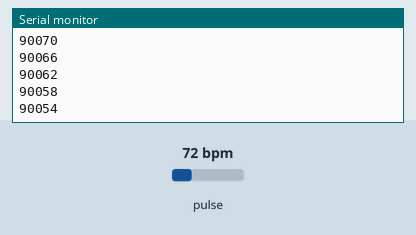
Simulated run of this sketch. Board: Arduino Uno, built with avr-gcc and run on an emulated ATmega328P. Shown: the last lines printed to the serial monitor. The inputs (shaded band) are chosen by the test bench; at power-on: pulse 72 bpm.

Above: at 1.2 s.
1.3 s: pulse set to 42 bpm
At 2.4 s:
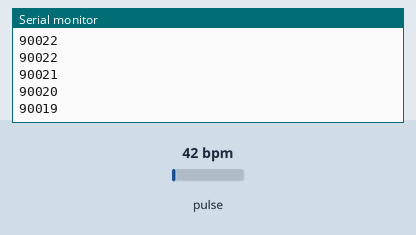
2.8 s: pulse set to 70 bpm
At 3.5 s:
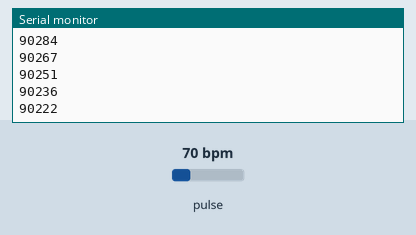
Timing chart, 0 to 5.8 s (numbered marks = the images above; inputs shaded):
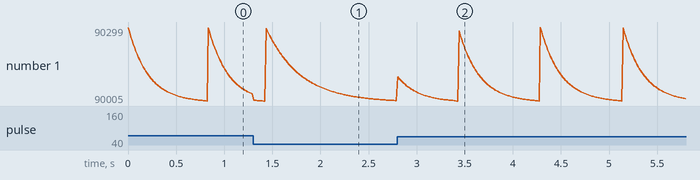

The sketch:

MAX3010x.ino
```cpp
#include <Wire.h>
#include "MAX30105.h"

MAX30105 particleSensor;

#define debug Serial //Uncomment this line if you're using an Uno or ESP
//#define debug SerialUSB //Uncomment this line if you're using a SAMD21

void setup()
{
  debug.begin(115200);
  debug.println("MAX30105 Basic Readings Example");

  // Initialize sensor
  if (particleSensor.begin() == false)
  {
    debug.println("MAX30105 was not found. Please check wiring/power. ");
    while (1);
  }

  particleSensor.setup(); //Configure sensor. Use 6.4mA for LED drive
}

void loop()
{
  debug.println(particleSensor.getRed());
//  debug.print(",");
  particleSensor.getIR();
//  debug.println(particleSensor.getIR());
//  Serial.print(",");
//  debug.println(particleSensor.getGreen());

}
```

Measured:
- after the input at 1.3 s, the serial monitor: prints a new line after 0.14 s (image 1)
